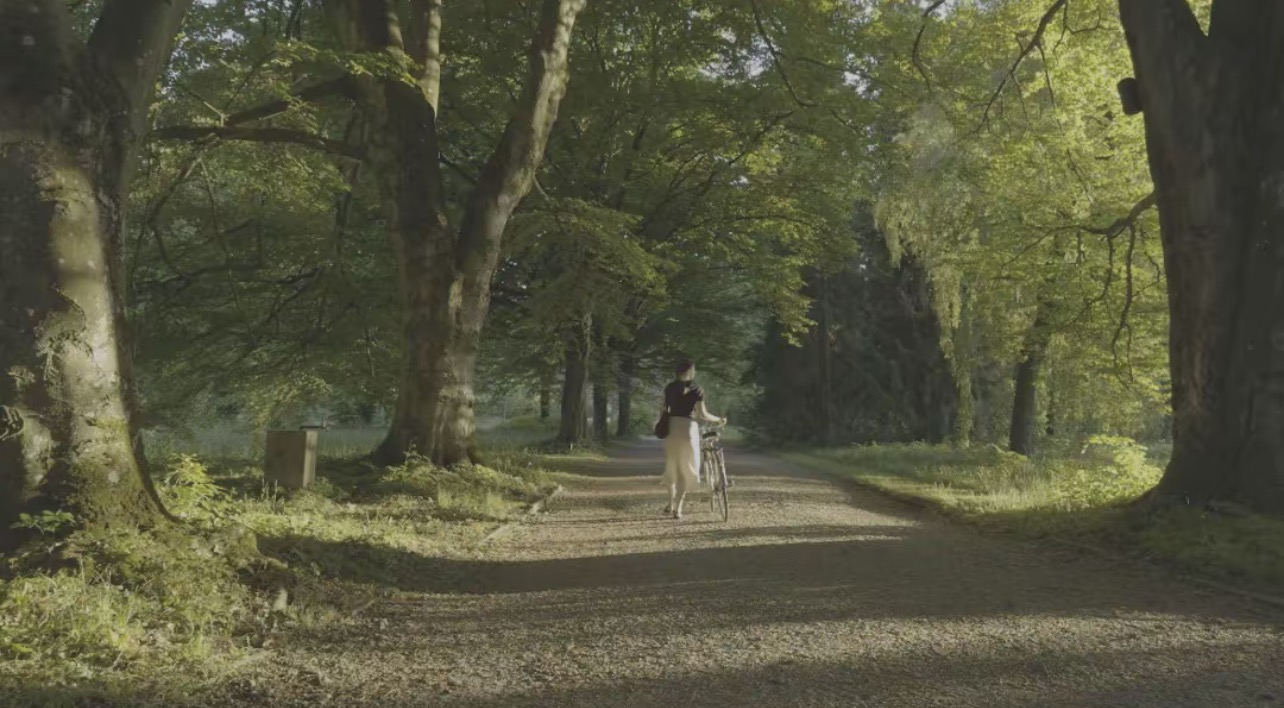
#> input picture test-forest.jpg, 1284 x 708 px
$ python metrics.py
#> lines starting #> are read from the running program, lines starting #| are printed output that depends on the picture
#!/usr/bin/env python3
"""Measure what the app does to a photo: compare probe renders with the source frame.

Usage: python3 scripts/metrics.py [probe_dir] [--ref PATH] [--target PATH]

Definitions (8-bit sRGB values, scaled to 0-1 unless noted):
  L        mean Rec.709 luma of the sRGB-encoded values, shown 0-255
  R G B    mean channel values, 0-255
  warm     mean(R - B), 0-255: positive = warmer, negative = cooler
  S        mean HSV saturation, (max - min) / max
  a b      mean OKLab a (+red / -green) and b (+yellow / -blue)
  p5 p50 p95   luma percentiles, 0-255 (shadow / midtone / highlight)
  lo% hi%  share of pixels with luma < 0.02 / > 0.98
  d*       output minus the source frame
"""
import json
import os
import sys

import numpy as np
from PIL import Image

ROOT = os.path.dirname(os.path.dirname(os.path.abspath(__file__)))
SIMS = ['provia', 'velvia', 'astia', 'classic-chrome', 'reala-ace', 'pro-neg-hi', 'pro-neg-std',
        'classic-neg', 'nostalgic-neg', 'eterna', 'eterna-bb', 'acros', 'mono', 'sepia']


def flag(name, default):
    return sys.argv[sys.argv.index(name) + 1] if name in sys.argv else default


def load(path, size=None):
    im = Image.open(path).convert('RGB')
    if size and im.size != size:
        print(f'note: {os.path.basename(path)} is {im.size}, resampled to {size}', file=sys.stderr)
        im = im.resize(size, Image.LANCZOS)
    return np.asarray(im, dtype=np.float32) / 255.0


def srgb_to_lin(c):
    return np.where(c <= 0.04045, c / 12.92, ((c + 0.055) / 1.055) ** 2.4)


def oklab(x):
    """Björn Ottosson's OKLab from sRGB (0-1). Returns L, a, b arrays."""
    lin = srgb_to_lin(x)
    r, g, b = lin[..., 0], lin[..., 1], lin[..., 2]
    l = 0.4122214708 * r + 0.5363325363 * g + 0.0514459929 * b
    m = 0.2119034982 * r + 0.6806995451 * g + 0.1073969566 * b
    s = 0.0883024619 * r + 0.2817188376 * g + 0.6299787005 * b
    l, m, s = np.cbrt(l), np.cbrt(m), np.cbrt(s)
    L = 0.2104542553 * l + 0.7936177850 * m - 0.0040720468 * s
    a = 1.9779984951 * l - 2.4285922050 * m + 0.4505937099 * s
    bb = 0.0259040371 * l + 0.7827717662 * m - 0.8086757660 * s
    return L, a, bb


def analyse(x):
    R, G, B = x[..., 0], x[..., 1], x[..., 2]
    Y = 0.2126 * R + 0.7152 * G + 0.0722 * B
    mx, mn = x.max(-1), x.min(-1)
    S = np.where(mx > 0, (mx - mn) / np.maximum(mx, 1e-9), 0.0)
    _, a, b = oklab(x)
    p5, p50, p95 = np.percentile(Y, [5, 50, 95]) * 255
    m = {
        'L': Y.mean() * 255, 'R': R.mean() * 255, 'G': G.mean() * 255, 'B': B.mean() * 255,
        'warm': (R - B).mean() * 255, 'S': S.mean(), 'a': a.mean(), 'b': b.mean(),
        'p5': p5, 'p50': p50, 'p95': p95, 'lo': (Y < 0.02).mean() * 100, 'hi': (Y > 0.98).mean() * 100,
    }
    return m, Y, a, b


def row(name, m, ref=None):
    def d(k, scale=1.0):
        return '-' if ref is None else f'{(m[k] - ref[k]) * scale:+.3f}' if k in ('a', 'b', 'S') else f'{(m[k] - ref[k]) * scale:+.1f}'
    f = lambda v, w, p=1: f'{v:>{w}.{p}f}'
    return (f'{name:<16}{f(m["L"], 7)}{d("L"):>7}{f(m["R"], 7)}{f(m["G"], 7)}{f(m["B"], 7)}'
            f'{f(m["warm"], 7)}{d("warm"):>7}{f(m["S"], 6, 3)}{f(m["a"], 8, 3)}{d("a"):>8}'
            f'{f(m["b"], 8, 3)}{d("b"):>8}{f(m["p5"], 6, 0)}{f(m["p50"], 6, 0)}{f(m["p95"], 6, 0)}'
            f'{f(m["lo"], 6)}{f(m["hi"], 6)}')


def grid(Yo, ao, bo, Yr, ar, br):
    H, W = Yo.shape
    rows, cols = np.array_split(np.arange(H), 3), np.array_split(np.arange(W), 3)
    names = ['top', 'mid', 'bot']
    layers = [('dL (0-255)', (Yo - Yr) * 255), ('da x100', (ao - ar) * 100), ('db x100', (bo - br) * 100)]
    print('\n9-region grid, auto minus source (rows top/mid/bottom, columns left/centre/right)')
    for label, d in layers:
        print(f'  {label:<12}' + '   '.join(f'{c:>7}' for c in ['left', 'centre', 'right']))
        for i in range(3):
            vals = [d[np.ix_(rows[i], cols[j])].mean() for j in range(3)]
            print(f'  {names[i]:<12}' + '   '.join(f'{v:>+7.2f}' for v in vals))


def main():
    probe = sys.argv[1] if len(sys.argv) > 1 and not sys.argv[1].startswith('--') else os.path.join(ROOT, 'probe')
    ref_path = flag('--ref', os.path.join(ROOT, 'test-forest.jpg'))
    tgt_path = flag('--target', os.path.join(ROOT, 'test-forest-target.jpg'))
    ref = load(ref_path)
#> in load, im is the input picture: PIL image 1284x708 RGB; mean R, G, B 85.4, 85.3, 62.3
    size = (ref.shape[1], ref.shape[0])
#> size = (1284, 708)
    rm, rY, ra, rb = analyse(ref)
#> in analyse, `p5, p50, p95 = np.percentile(Y, [5, 50, 95]) * 255`: p5 = 49.35; p50 = 75.13; p95 = 143.7
#> rm = 13 items

    auto_pick = None
    ana = os.path.join(probe, 'analysis.json')
    if os.path.exists(ana):
        auto_pick = json.load(open(ana))['auto']['sim']

    present = {os.path.splitext(f)[0] for f in os.listdir(probe) if f.endswith('.png')}
    order = ['auto'] + [s for s in SIMS if s in present] + ['ablate-wb-asshot', 'control-prefilm', 'control-neutral']
    order += sorted(present - set(order))
    order = [n for n in order if n in present]

    print(f'source: {os.path.basename(ref_path)} {size[0]}x{size[1]}   auto pick: {auto_pick}')
#| source: test-forest.jpg 1284x708   auto pick: None
    print(row('source', rm))
#| source             83.7      -   85.4   85.3   62.3   23.1      - 0.273  -0.011       -   0.033       -    49    75   144   0.0   0.0
    outputs = {}
    for name in order:
        x = load(os.path.join(probe, name + '.png'), size)
#> call 2 of load, with path = 'probe/ablate-wb-asshot.png', size = (1284, 708)
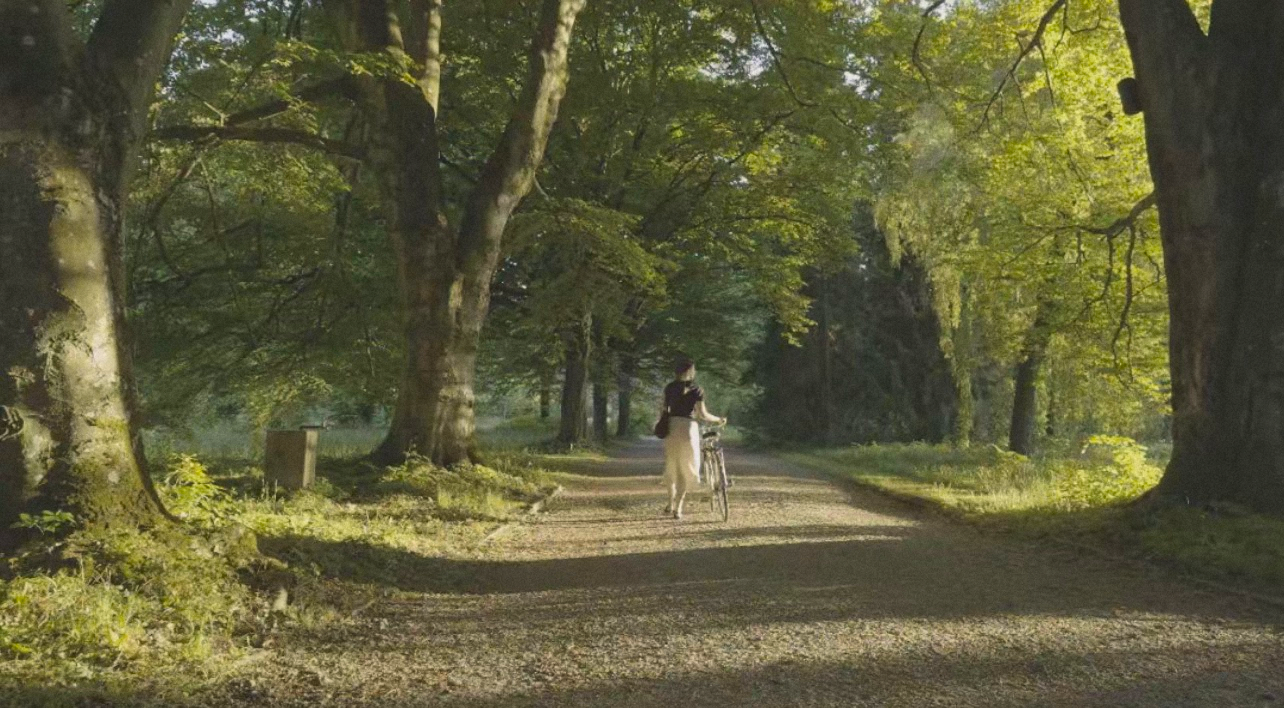
#> input picture probe/ablate-wb-asshot.png, 1284 x 708 px
        m, Y, a, b = analyse(x)
#> in oklab (call 2), `s = 0.0883024619 * r + 0.2817188376 * g + 0.6299787005 * b`:
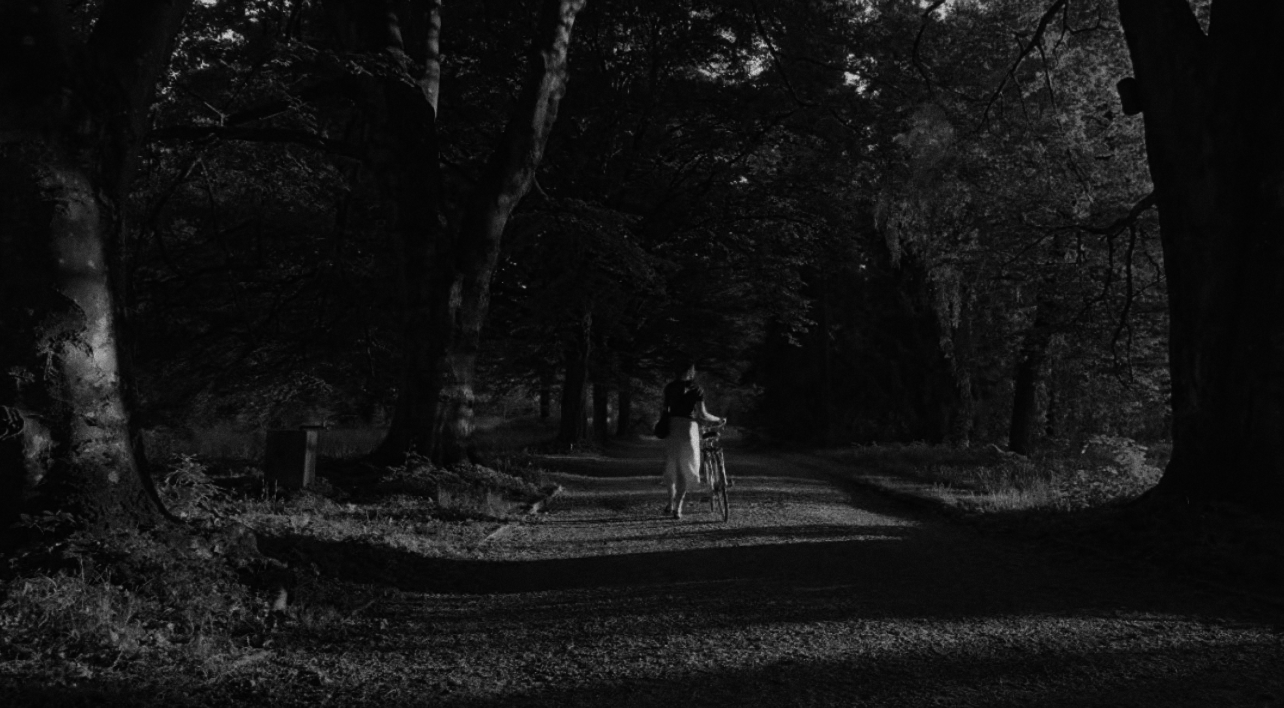
#> s: shape (708, 1284) float32; min 0.00589, max 0.831, mean 0.08
#> m = 13 items
        outputs[name] = (m, Y, a, b)
        label = name + (' (=pick)' if name == 'auto' else '')
        print(row(label, m, rm))
#| ablate-wb-asshot   89.0   +5.3   92.4   91.1   57.7   34.8  +11.6 0.368  -0.013  -0.003   0.046  +0.013    47    78   163   0.0   0.0
    if os.path.exists(tgt_path):
        tm, *_ = analyse(load(tgt_path, size))
#> call 3 of load, with path = 'test-forest-target.jpg', size = (1284, 708)
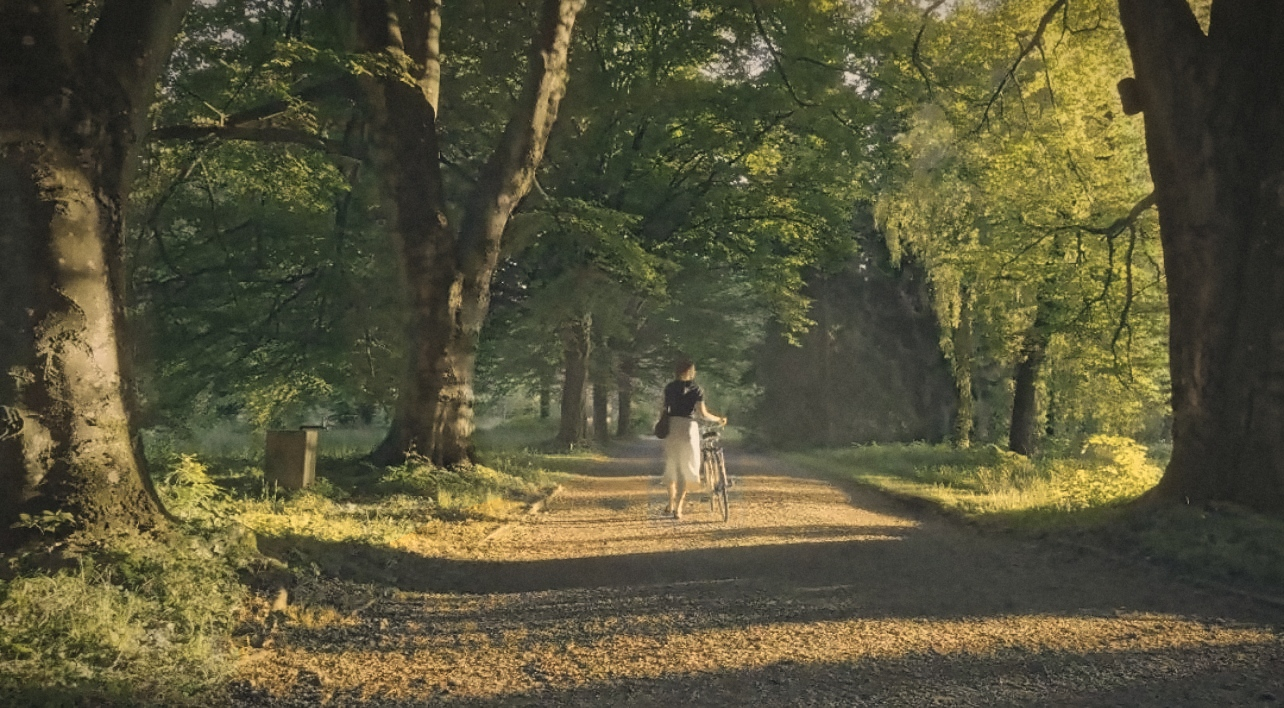
#> input picture test-forest-target.jpg, 1284 x 708 px
#> in load, im is the input picture: PIL image 1284x708 RGB; mean R, G, B 87.4, 83.9, 57.3
#> in analyse (call 3), `R, G, B = x[..., 0], x[..., 1], x[..., 2]`:
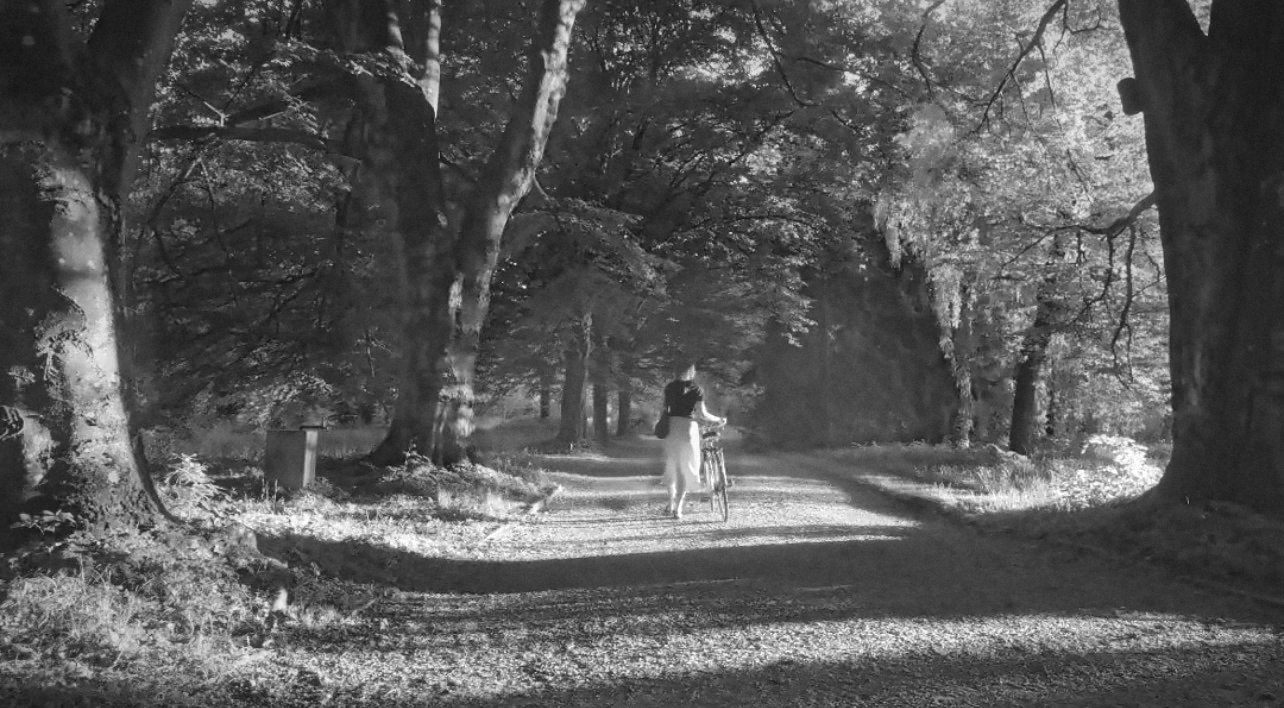
#> R: shape (708, 1284) float32; min 0.0706, max 1, mean 0.343
#> in analyse (call 3), `p5, p50, p95 = np.percentile(Y, [5, 50, 95]) * 255`: p5 = 38.13; p50 = 70.33; p95 = 163.8
#> tm = 13 items
        print(row('target (ref)', tm, rm))
#| target (ref)       82.7   -1.0   87.4   83.9   57.3   30.1   +7.0 0.314  -0.008  +0.003   0.038  +0.005    38    70   164   0.0   0.0

    if 'auto' in outputs and auto_pick in outputs:
        d = np.abs(load(os.path.join(probe, 'auto.png'), size) - load(os.path.join(probe, auto_pick + '.png'), size)).max()
        print(f'\nauto vs {auto_pick}.png: max channel difference {d * 255:.0f}/255 ' + ('(identical)' if d == 0 else ''))

    if 'auto' in outputs:
        _, Y, a, b = outputs['auto']
        grid(Y, a, b, rY, ra, rb)


if __name__ == '__main__':
    main()
